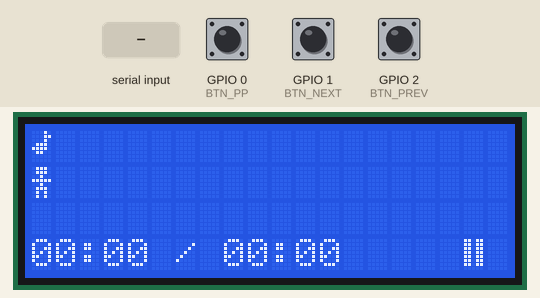
This sketch was run on a simulated ESP32-C3. On the bench: 20×4 character LCD. The test bench sets the inputs (shaded band); at power-on: GPIO 1 (BTN_NEXT) HIGH, GPIO 2 (BTN_PREV) HIGH, GPIO 0 (BTN_PP) HIGH. What the sketch prints to the serial monitor is not drawn.

Above: at 1.3 s.
1.4 s: GPIO 1 (BTN_NEXT) pulled LOW for 0.15 s
At 2.3 s:
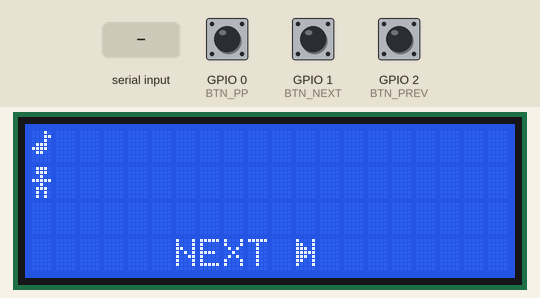
3.9 s: GPIO 2 (BTN_PREV) pulled LOW for 0.15 s
At 4.8 s:
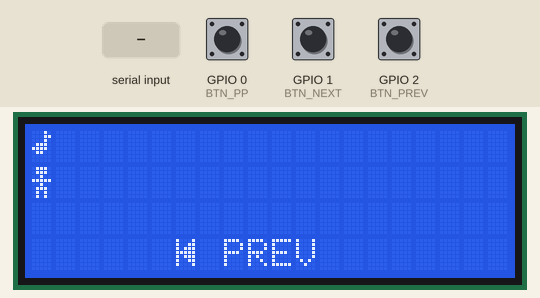
6.4 s: "90|45\n" received over Serial
At 7.7 s:
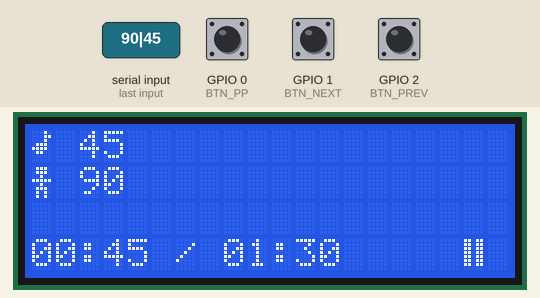
8.0 s: GPIO 1 (BTN_NEXT) pulled LOW for 1 s
At 9.3 s:
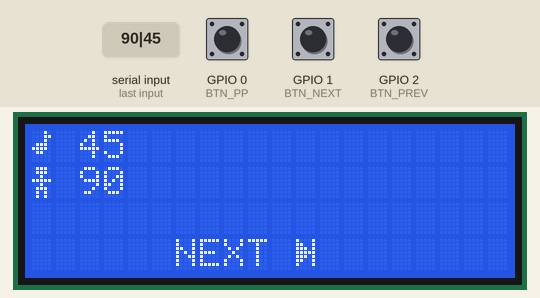
11.2 s: GPIO 2 (BTN_PREV) pulled LOW for 1 s
At 12.1 s:
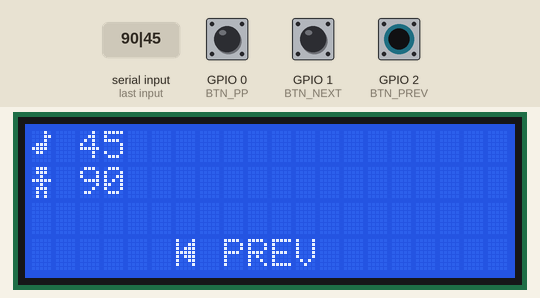
14.4 s: "30|150\n" received over Serial
At 15.1 s:
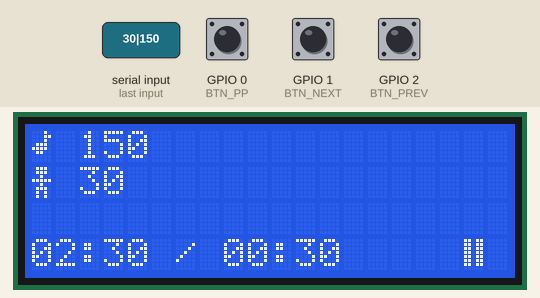
Timing chart, 0 to 16.9 s (numbered marks = the images above; inputs shaded):
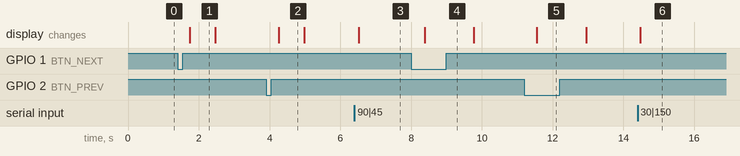

Measured:
- after the input at 1.4 s, the display: changes after 0.34 s (image 1)
- after the input at 3.9 s, the display: changes after 0.36 s (image 2)
- after the input at 6.4 s, the display: changes after 0.12 s (image 3)
- after the input at 8.0 s, the display: changes after 0.38 s (image 4)
- after the input at 11.2 s, the display: changes after 0.36 s (image 5)
- after the input at 14.4 s, the display: changes after 0.08 s (image 6)
- what the display in image 1 shows lasts 0.8 s, from 1.7 s to 2.5 s

The sketch:

esp32c3_song-metadata_usb-serial.ino
```cpp
#include <Wire.h>
#include <LiquidCrystal_I2C.h>

LiquidCrystal_I2C lcd(0x27, 20, 4);

// Pins
const int BTN_PP = 0, BTN_NEXT = 1, BTN_PREV = 2; // Button pins
/*
ESP32C3     LCD 20x4 I2C
 5V             VCC
 GND            GND
 GPIO8          SDA
 GPIO9          SCL
*/

// State
String title = "", artist = "", status = "", cmdMsg = "";
long pos = 0, dur = 0;
bool isPlaying = false;
unsigned long lastScroll = 0, msgTimer = 0;
int scrollPos = 0;

// --- Custom Characters ---
byte musicNote[8] = {0x02, 0x03, 0x02, 0x0E, 0x1E, 0x0C, 0x00, 0x00};
byte personIcon[8] = {0x0E, 0x0E, 0x04, 0x1F, 0x04, 0x0E, 0x0A, 0x0A};
byte playChar[8] = {0x10, 0x18, 0x1C, 0x1E, 0x1C, 0x18, 0x10, 0x00};
byte pauseChar[8] = {0x1B, 0x1B, 0x1B, 0x1B, 0x1B, 0x1B, 0x1B, 0x00};
byte nextChar[8] = {0x11, 0x19, 0x1D, 0x1F, 0x1D, 0x19, 0x11, 0x00}; // >>
byte prevChar[8] = {0x11, 0x13, 0x17, 0x1F, 0x17, 0x13, 0x11, 0x00}; // <<

void setup() {
  Serial.begin(115200);
  Wire.begin(8, 9);
  lcd.init();
  lcd.backlight();

  // Register characters (max 8)
  lcd.createChar(0, musicNote);
  lcd.createChar(1, personIcon);
  lcd.createChar(2, playChar);
  lcd.createChar(3, pauseChar);
  lcd.createChar(4, nextChar);
  lcd.createChar(5, prevChar);

  pinMode(BTN_PP, INPUT_PULLUP);
  pinMode(BTN_NEXT, INPUT_PULLUP);
  pinMode(BTN_PREV, INPUT_PULLUP);
}

void loop() {
  handleButtons();
  if (Serial.available() > 0) {
    parseData(Serial.readStringUntil('\n'));
  }
  updateDisplay();
}

void parseData(String data) {
  int f = data.indexOf('|'), s = data.indexOf('|', f+1), t = data.indexOf('|', s+1), fo = data.indexOf('|', t+1);
  if (f == -1) return;
  status = data.substring(0, f);
  String newT = data.substring(f+1, s);
  String newA = data.substring(s+1, t);
  if (newT != title) { title = newT; artist = newA; scrollPos = 0; }
  pos = data.substring(t+1, fo).toInt();
  dur = data.substring(fo+1).toInt();
  isPlaying = (status == "playing");
}

void updateDisplay() {
  // Line 1: Music Note + Scrolling Title
  lcd.setCursor(0, 0); lcd.write(0); // Music Note
  lcd.setCursor(1, 0); lcd.print(" ");
  lcd.setCursor(2, 0); lcd.print(getScrollText(title, 18));

  // Line 2: Person + Scrolling Artist
  lcd.setCursor(0, 1); lcd.write(1); // Person
  lcd.setCursor(1, 1); lcd.print(" ");
  lcd.setCursor(2, 1); lcd.print(getScrollText(artist, 18));

  // Line 3: Empty
  lcd.setCursor(0, 2); lcd.print("                    ");

  // Line 4 Logic
  if (millis() < msgTimer) {
    // COMMAND MODE (Hide time and play/pause)
    lcd.setCursor(0, 3);
    lcd.print("      "); // Clear start of line
    if (cmdMsg == "NEXT") {
      lcd.print("NEXT "); lcd.write(4); // "NEXT >>"
    } else {
      lcd.write(5); lcd.print(" PREV"); // "<< PREV"
    }
    lcd.print("        "); // Clear until end
  }
  else {
    // NORMAL MODE
    char timeBuf[16];
    sprintf(timeBuf, "%02ld:%02ld / %02ld:%02ld", pos/60, pos%60, dur/60, dur%60);
    lcd.setCursor(0, 3); lcd.print(fixedLen(timeBuf, 13));

    // Play/Pause Icon at Col 19 (index 18)
    lcd.setCursor(18, 3);
    if (isPlaying) lcd.write(2); else lcd.write(3);
  }

  // Spinner always at Col 20 (index 19)
  lcd.setCursor(19, 3);
  if (isPlaying) {
    char anim[] = {'.', ' '};
    lcd.print(anim[(millis()/500) % 2]);
  } else {
    lcd.print(" ");
  }
}

String getScrollText(String text, int width) {
  if (text.length() <= width) {
    String out = text;
    while (out.length() < width) out += " ";
    return out;
  }
  String loopText = text + "    " + text;
  if (millis() - lastScroll > 450) { lastScroll = millis(); scrollPos++; }
  int start = scrollPos % (text.length() + 4);
  return loopText.substring(start, start + width);
}

String fixedLen(String s, int len) {
  while (s.length() < len) s += " ";
  return s.substring(0, len);
}

void handleButtons() {
  if (digitalRead(BTN_PP) == LOW) { Serial.println("PLAYPAUSE"); delay(250); }
  if (digitalRead(BTN_NEXT) == LOW) {
    Serial.println("NEXT");
    cmdMsg = "NEXT"; msgTimer = millis() + 1000;
    delay(250);
  }
  if (digitalRead(BTN_PREV) == LOW) {
    Serial.println("PREV");
    cmdMsg = "PREV"; msgTimer = millis() + 1000;
    delay(250);
  }
}
```
